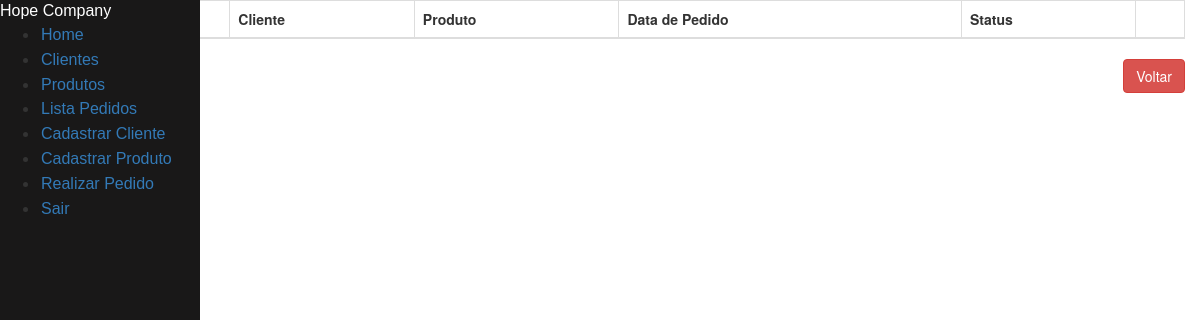
/pedido/, run on an earlier commit of the app's database.
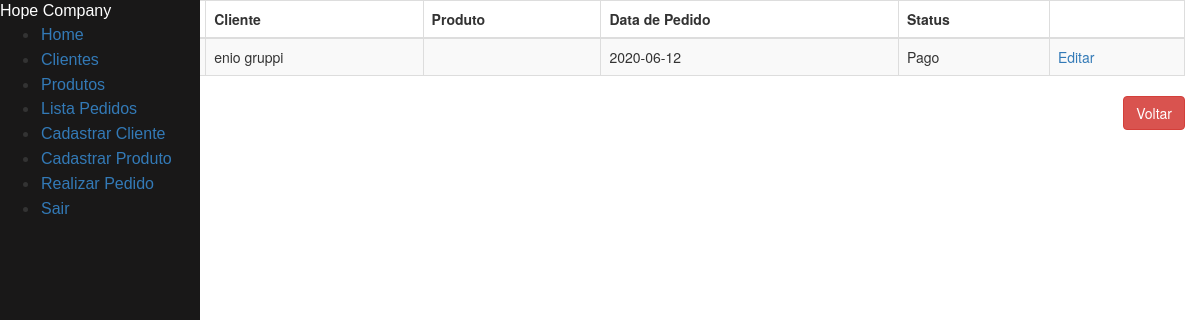
And on a later commit of the database.
### tables this page shows
CREATE TABLE itens_pedido (
    id_produto INTEGER NOT NULL,
    id_pedido INTEGER,
    preco_unitario REAL NOT NULL,
    quantidade INTEGER NOT NULL,
    FOREIGN KEY(id_produto) REFERENCES produto(id_produto),
    FOREIGN KEY(id_pedido) REFERENCES pedido(id_pedido)
);

CREATE TABLE cliente (
    id_cliente INTEGER PRIMARY KEY AUTOINCREMENT,
    nome VARCHAR(50) NOT NULL,
    sexo VARCHAR(1) NOT NULL,
    telefone CHAR(11) NULL,
    endereco CHAR(100) NULL,
    email CHAR(100) NULL
);

CREATE TABLE pedido (
    id_pedido INTEGER PRIMARY KEY AUTOINCREMENT,
    id_cliente INTEGER NOT NULL,
    datahora DEFAULT CURRENT_DATE,
    ped_valor INTEGER,
    status VARCHAR(20),
    FOREIGN KEY(id_cliente) REFERENCES cliente(id_cliente)
);

### clientes.py (the view)
@app.route("/pedido/")
def listar_pedidos_api():
    return render_template("lista_pedidos.html", pedidos = listar_pedidos())

### clientes.py (called while the page is built)
def row_to_dict(description, row):
    if row == None:
        return None
    d = {}
    for i in range(0, len(row)):
        d[description[i][0]] = row[i]
    return d

def rows_to_dict(description, rows):
    result = []
    for row in rows:
        result.append(row_to_dict(description, row))
    return result

def conectar():
    return sqlite3.connect('clientes.db')

def listar_pedidos():
    with closing(conectar()) as con, closing(con.cursor()) as cur:
        cur.execute("SELECT p.id_pedido, p.id_cliente, p.datahora, p.status, c.nome, i.id_produto FROM pedido p INNER JOIN cliente c ON p.id_cliente = c.id_cliente INNER JOIN itens_pedido i ON i.id_pedido = p.id_pedido ORDER BY p.id_cliente")
        return rows_to_dict(cur.description, cur.fetchall())

### templates/lista_pedidos.html (shortened to what this page needs)
{% extends "menu.html" %}
{% block content %}
<div class="container col-md-16">
        <div class="table-responsive" id="sailorTableArea">
        <table id="sailorTable" class="table table-striped table-bordered" width="100%">
            <thead>
                <tr>
                    <th>Pedido</th>
                    <th>Cliente</th>
                    <th>Produto</th>
                    <th>Data de Pedido</th>
                    <th>Status</th>
                    <th></th>
                </tr>
            </thead>
            <tbody>
                {% for pedido in pedidos %}
                <tr>
                    <td>{{pedido['id_pedido']}}</td>
                    <td>{{pedido['nome']}}</td>
                    <td></td>
                    <td>{{pedido['datahora']}}</td>
                    <td>{{pedido['status']}}</td>
                    <td><a href="/pedido/{{pedido['id_pedido']}}" class="botao">Editar</a></td>
                </tr>
                {% endfor %}
            </tbody>
        </table>
        </div>
    </div>
    <div class="form-group">
        <label class="col-md-4 control-label" for="btnsalvar"></label>
        <div class="col-md-8 text-right">
            <a id="btncancelar" name="btncancelar" class="btn btn-danger" href="/menu">Voltar</a>
        </div>
    </div>
</body>
{% endblock %}

What changed in the data, as far as the page shows it:
added itens_pedido: nome "enio gruppi", datahora "2020-06-12", status "Pago"
